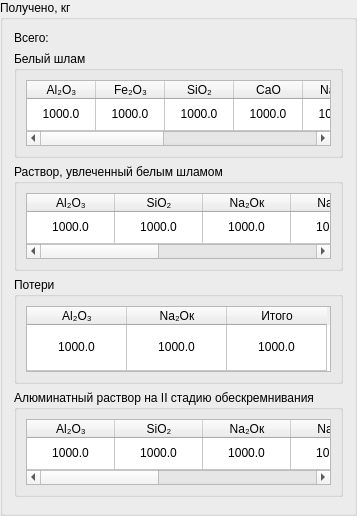
                  <widget class="QGroupBox" name="groupBox_92">
                   <property name="title">
                    <string>Получено, кг</string>
                   </property>
                   <layout class="QVBoxLayout" name="verticalLayout_14">
                    <item>
                     <widget class="QLabel" name="label_14">
                      <property name="text">
                       <string>Всего:</string>
                      </property>
                     </widget>
                    </item>
                    <item>
                     <widget class="QGroupBox" name="groupBox_277">
                      <property name="maximumSize">
                       <size>
                        <width>16777215</width>
                        <height>107</height>
                       </size>
                      </property>
                      <property name="title">
                       <string>Белый шлам</string>
                      </property>
                      <layout class="QHBoxLayout" name="horizontalLayout_294">
                       <item>
                        <widget class="QTableWidget" name="tableWhiteMud19">
                         <property name="maximumSize">
                          <size>
                           <width>16777215</width>
                           <height>71</height>
                          </size>
                         </property>
                         <attribute name="horizontalHeaderDefaultSectionSize">
                          <number>69</number>
                         </attribute>
                         <attribute name="horizontalHeaderStretchLastSection">
                          <bool>true</bool>
                         </attribute>
                         <attribute name="verticalHeaderVisible">
                          <bool>false</bool>
                         </attribute>
                         <attribute name="verticalHeaderStretchLastSection">
                          <bool>true</bool>
                         </attribute>
                         <row>
                          <property name="text">
                           <string>1</string>
                          </property>
                         </row>
                         <column>
                          <property name="text">
                           <string>Al₂O₃</string>
                          </property>
                         </column>
                         <column>
                          <property name="text">
                           <string>Fe₂O₃</string>
                          </property>
                         </column>
                         <column>
                          <property name="text">
                           <string>SiO₂</string>
                          </property>
                         </column>
                         <column>
                          <property name="text">
                           <string>CaO</string>
                          </property>
                         </column>
                         <column>
                          <property name="text">
                           <string>Na₂Oк</string>
                          </property>
                         </column>
                         <column>
                          <property name="text">
                           <string>Na₂Oу</string>
                          </property>
                         </column>
                         <column>
                          <property name="text">
                           <string>CO₂</string>
                          </property>
                         </column>
                         <column>
                          <property name="text">
                           <string>H₂O + п.п.п.</string>
                          </property>
                         </column>
                         <column>
                          <property name="text">
                           <string>Итого</string>
                          </property>
                         </column>
                         <item row="0" column="0">
                          <property name="text">
                           <string>1000.0</string>
                          </property>
                          <property name="textAlignment">
                           <set>AlignCenter</set>
                          </property>
                         </item>
                         <item row="0" column="1">
                          <property name="text">
                           <string>1000.0</string>
                          </property>
                          <property name="textAlignment">
                           <set>AlignCenter</set>
                          </property>
                         </item>
                         <item row="0" column="2">
                          <property name="text">
                           <string>1000.0</string>
                          </property>
                          <property name="textAlignment">
                           <set>AlignCenter</set>
                          </property>
                         </item>
                         <item row="0" column="3">
                          <property name="text">
                           <string>1000.0</string>
                          </property>
                          <property name="textAlignment">
                           <set>AlignCenter</set>
                          </property>
                         </item>
                         <item row="0" column="4">
                          <property name="text">
                           <string>1000.0</string>
                          </property>
                          <property name="textAlignment">
                           <set>AlignCenter</set>
                          </property>
                         </item>
                         <item row="0" column="5">
                          <property name="text">
                           <string>1000.0</string>
                          </property>
                          <property name="textAlignment">
                           <set>AlignCenter</set>
                          </property>
                         </item>
                         <item row="0" column="6">
                          <property name="text">
                           <string>1000.0</string>
                          </property>
                          <property name="textAlignment">
                           <set>AlignCenter</set>
                          </property>
                         </item>
                         <item row="0" column="7">
                          <property name="text">
                           <string>1000.0</string>
                          </property>
                          <property name="textAlignment">
                           <set>AlignCenter</set>
                          </property>
                         </item>
                         <item row="0" column="8">
                          <property name="text">
                           <string>1000.0</string>
                          </property>
                          <property name="textAlignment">
                           <set>AlignCenter</set>
                          </property>
                         </item>
                        </widget>
                       </item>
                      </layout>
                     </widget>
                    </item>
                    <item>
                     <widget class="QGroupBox" name="groupBox_279">
                      <property name="maximumSize">
                       <size>
                        <width>16777215</width>
                        <height>107</height>
                       </size>
                      </property>
                      <property name="title">
                       <string>Раствор, увлеченный белым шламом</string>
                      </property>
                      <layout class="QHBoxLayout" name="horizontalLayout_296">
                       <item>
                        <widget class="QTableWidget" name="tableSolution19">
                         <property name="maximumSize">
                          <size>
                           <width>16777215</width>
                           <height>71</height>
                          </size>
                         </property>
                         <attribute name="horizontalHeaderDefaultSectionSize">
                          <number>88</number>
                         </attribute>
                         <attribute name="horizontalHeaderStretchLastSection">
                          <bool>true</bool>
                         </attribute>
                         <attribute name="verticalHeaderVisible">
                          <bool>false</bool>
                         </attribute>
                         <attribute name="verticalHeaderStretchLastSection">
                          <bool>true</bool>
                         </attribute>
                         <row>
                          <property name="text">
                           <string>1</string>
                          </property>
                         </row>
                         <column>
                          <property name="text">
                           <string>Al₂O₃</string>
                          </property>
                         </column>
                         <column>
                          <property name="text">
                           <string>SiO₂</string>
                          </property>
                         </column>
                         <column>
                          <property name="text">
                           <string>Na₂Oк</string>
                          </property>
                         </column>
                         <column>
                          <property name="text">
                           <string>Na₂Oу</string>
                          </property>
                         </column>
                         <column>
                          <property name="text">
                           <string>CO₂</string>
                          </property>
                         </column>
                         <column>
                          <property name="text">
                           <string>H₂O + п.п.п.</string>
                          </property>
                         </column>
                         <column>
                          <property name="text">
                           <string>Итого</string>
                          </property>
                         </column>
                         <item row="0" column="0">
                          <property name="text">
                           <string>1000.0</string>
                          </property>
                          <property name="textAlignment">
                           <set>AlignCenter</set>
                          </property>
                         </item>
                         <item row="0" column="1">
                          <property name="text">
                           <string>1000.0</string>
                          </property>
                          <property name="textAlignment">
                           <set>AlignCenter</set>
                          </property>
                         </item>
                         <item row="0" column="2">
                          <property name="text">
                           <string>1000.0</string>
                          </property>
                          <property name="textAlignment">
                           <set>AlignCenter</set>
                          </property>
                         </item>
                         <item row="0" column="3">
                          <property name="text">
                           <string>1000.0</string>
                          </property>
                          <property name="textAlignment">
                           <set>AlignCenter</set>
                          </property>
                         </item>
                         <item row="0" column="4">
                          <property name="text">
                           <string>1000.0</string>
                          </property>
                          <property name="textAlignment">
                           <set>AlignCenter</set>
                          </property>
                         </item>
                         <item row="0" column="5">
                          <property name="text">
                           <string>1000.0</string>
                          </property>
                          <property name="textAlignment">
                           <set>AlignCenter</set>
                          </property>
                         </item>
                         <item row="0" column="6">
                          <property name="text">
                           <string>1000.0</string>
                          </property>
                          <property name="textAlignment">
                           <set>AlignCenter</set>
                          </property>
                         </item>
                        </widget>
                       </item>
                      </layout>
                     </widget>
                    </item>
                    <item>
                     <widget class="QGroupBox" name="groupBox_278">
                      <property name="maximumSize">
                       <size>
                        <width>16777215</width>
                        <height>107</height>
                       </size>
                      </property>
                      <property name="title">
                       <string>Потери</string>
                      </property>
                      <layout class="QHBoxLayout" name="horizontalLayout_295">
                       <item>
                        <widget class="QTableWidget" name="tableLosses19">
                         <property name="maximumSize">
                          <size>
                           <width>16777215</width>
                           <height>71</height>
                          </size>
                         </property>
                         <attribute name="horizontalHeaderDefaultSectionSize">
                          <number>100</number>
                         </attribute>
                         <attribute name="verticalHeaderVisible">
                          <bool>false</bool>
                         </attribute>
                         <attribute name="verticalHeaderStretchLastSection">
                          <bool>true</bool>
                         </attribute>
                         <row>
                          <property name="text">
                           <string>1</string>
                          </property>
                         </row>
                         <column>
                          <property name="text">
                           <string>Al₂O₃</string>
                          </property>
                         </column>
                         <column>
                          <property name="text">
                           <string>Na₂Oк</string>
                          </property>
                         </column>
                         <column>
                          <property name="text">
                           <string>Итого</string>
                          </property>
                         </column>
                         <item row="0" column="0">
                          <property name="text">
                           <string>1000.0</string>
                          </property>
                          <property name="textAlignment">
                           <set>AlignCenter</set>
                          </property>
                         </item>
                         <item row="0" column="1">
                          <property name="text">
                           <string>1000.0</string>
                          </property>
                          <property name="textAlignment">
                           <set>AlignCenter</set>
                          </property>
                         </item>
                         <item row="0" column="2">
                          <property name="text">
                           <string>1000.0</string>
                          </property>
                          <property name="textAlignment">
                           <set>AlignCenter</set>
                          </property>
                         </item>
                        </widget>
                       </item>
                      </layout>
                     </widget>
                    </item>
                    <item>
                     <widget class="QGroupBox" name="groupBox_274">
                      <property name="maximumSize">
                       <size>
                        <width>16777215</width>
                        <height>107</height>
                       </size>
                      </property>
                      <property name="title">
                       <string>Алюминатный раствор на II стадию обескремнивания</string>
                      </property>
                      <layout class="QHBoxLayout" name="horizontalLayout_291">
                       <item>
                        <widget class="QTableWidget" name="tableAluminateSolutionStageTwo19">
                         <property name="maximumSize">
                          <size>
                           <width>16777215</width>
                           <height>71</height>
                          </size>
                         </property>
                         <attribute name="horizontalHeaderDefaultSectionSize">
                          <number>88</number>
                         </attribute>
                         <attribute name="horizontalHeaderStretchLastSection">
                          <bool>true</bool>
                         </attribute>
                         <attribute name="verticalHeaderVisible">
                          <bool>false</bool>
                         </attribute>
                         <attribute name="verticalHeaderStretchLastSection">
                          <bool>true</bool>
                         </attribute>
                         <row>
                          <property name="text">
                           <string>1</string>
                          </property>
                         </row>
                         <column>
                          <property name="text">
                           <string>Al₂O₃</string>
                          </property>
                         </column>
                         <column>
                          <property name="text">
                           <string>SiO₂</string>
                          </property>
                         </column>
                         <column>
                          <property name="text">
                           <string>Na₂Oк</string>
                          </property>
                         </column>
                         <column>
                          <property name="text">
                           <string>Na₂Oу</string>
                          </property>
                         </column>
                         <column>
                          <property name="text">
                           <string>CO₂</string>
                          </property>
                         </column>
                         <column>
                          <property name="text">
                           <string>H₂O + п.п.п.</string>
                          </property>
                         </column>
                         <column>
                          <property name="text">
                           <string>Итого</string>
                          </property>
                         </column>
                         <item row="0" column="0">
                          <property name="text">
                           <string>1000.0</string>
                          </property>
                          <property name="textAlignment">
                           <set>AlignCenter</set>
                          </property>
                         </item>
                         <item row="0" column="1">
                          <property name="text">
                           <string>1000.0</string>
                          </property>
                          <property name="textAlignment">
                           <set>AlignCenter</set>
                          </property>
                         </item>
                         <item row="0" column="2">
                          <property name="text">
                           <string>1000.0</string>
                          </property>
                          <property name="textAlignment">
                           <set>AlignCenter</set>
                          </property>
                         </item>
                         <item row="0" column="3">
                          <property name="text">
                           <string>1000.0</string>
                          </property>
                          <property name="textAlignment">
                           <set>AlignCenter</set>
                          </property>
                         </item>
                         <item row="0" column="4">
                          <property name="text">
                           <string>1000.0</string>
                          </property>
                          <property name="textAlignment">
                           <set>AlignCenter</set>
                          </property>
                         </item>
                         <item row="0" column="5">
                          <property name="text">
                           <string>1000.0</string>
                          </property>
                          <property name="textAlignment">
                           <set>AlignCenter</set>
                          </property>
                         </item>
                         <item row="0" column="6">
                          <property name="text">
                           <string>1000.0</string>
                          </property>
                          <property name="textAlignment">
                           <set>AlignCenter</set>
                          </property>
                         </item>
                        </widget>
                       </item>
                      </layout>
                     </widget>
                    </item>
                    <item>
                     <spacer name="verticalSpacer_14">
                      <property name="orientation">
                       <enum>Qt::Vertical</enum>
                      </property>
                      <property name="sizeHint" stdset="0">
                       <size>
                        <width>20</width>
                        <height>5</height>
                       </size>
                      </property>
                     </spacer>
                    </item>
                   </layout>
                  </widget>
